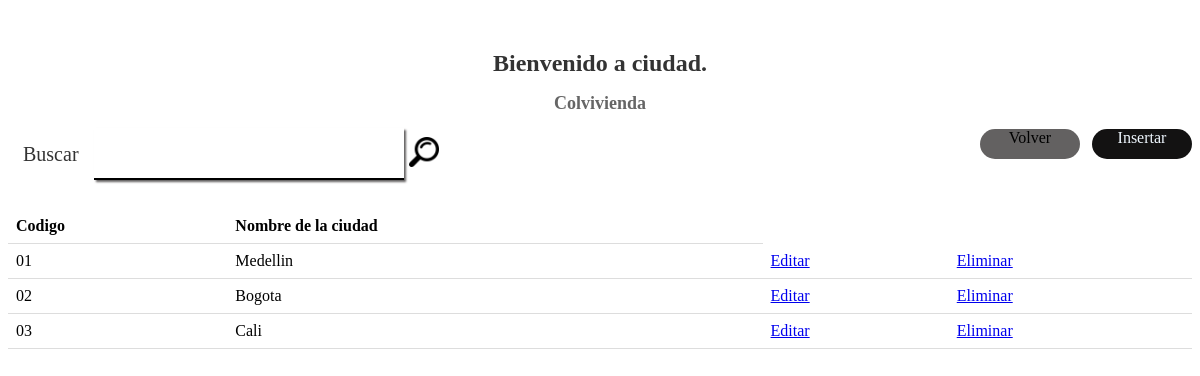
Page /read/pagina_de_ciudad.php on the earlier database version.
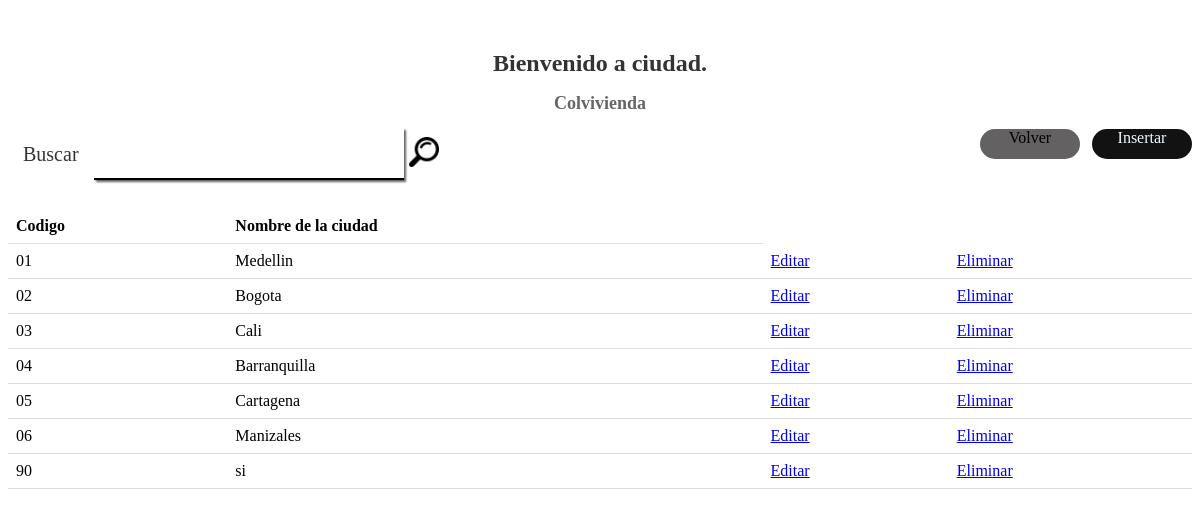
Same page on the later database version.
### tables this page shows
CREATE TABLE `ciudad` (
  `codigo_ciudad` varchar(2) NOT NULL,
  `descripcion` varchar(50) NOT NULL,
  PRIMARY KEY (`codigo_ciudad`)
);

### read/pagina_de_ciudad.php (the view, shortened to what this page needs)
<!DOCTYPE html>
<html lang="en">
<head>
  <link rel="stylesheet" href="../css/reads.css">
</head>
<body>
  <div class="letrero">
    <h1>Bienvenido a ciudad.</h1>
    <h2>Colvivienda</h2>
  </div>
  <div class="container">
    <form name="buscar" id="buscar" action="" class="container__form">
      <label class="container__label" for="buscar">Buscar</label>
      <div class="container__input">
        <input class="container__input-text" type="text" name="buscar" id="buscar">
      </div>
      <a href="#" onclick="document.getElementById('buscar').submit();">
        <img class="container__img" src="../imgs/lupa.png" alt="lupa">
      </a>
    </form>
    <div class="container__boton">
      <div class="container__boton-volver">
        <a href="botones.php" class="container__boton-volver-text">Volver</a>
      </div>
      <div class="container__boton-insertar">
        <a href="../Insert/insertar_ciudad-forma.php" class="container__boton-insertar-text">Insertar</a>
      </div>
    </div>
  </div>
  <?php
  $mysql_host = 'localhost';
  $mysql_user = 'root';
  $password = '';
  $dbhandle = mysqli_connect($mysql_host, $mysql_user, $password) or die('Problemas de conexión con DB');
  if (empty($_GET['buscar'])) {
    $matriz = mysqli_query($dbhandle, "select * from ciudad;");
  } else {
    $matriz = mysqli_query($dbhandle, "select * from ciudad where descripcion like '%" . $_GET['buscar'] . "%';");
    $vregistros = mysqli_num_rows($matriz);
    if ($vregistros == 0) {
      echo "no se encontraron registros";
    }
  }
  echo "<table>";
  echo "
      <tr>
        <th>Codigo</th>
        <th>Nombre de la ciudad</th>
     </tr>";
  while ($row = mysqli_fetch_array($matriz, MYSQLI_ASSOC)) {
    echo "<tr>";
    echo "<td>" . $row['codigo_ciudad'] . "</td>";
    echo "<td>" . $row['descripcion'] . "</td>";
    echo "<td><a href='../update/ciudad_edit.php?codigo=" . $row['codigo_ciudad'] . "'>Editar</a></td>";
    echo "<td><a href='javascript:preguntar(\"" . $row['codigo_ciudad'] . "\")'>Eliminar</a></td>";
  }
  echo "</table>";
  ?>
</body>
</html>

Differences in the rows shown:
added ciudad: codigo_ciudad "04", descripcion "Barranquilla"
added ciudad: codigo_ciudad "05", descripcion "Cartagena"
added ciudad: codigo_ciudad "06", descripcion "Manizales"
added ciudad: codigo_ciudad "90", descripcion "si"
